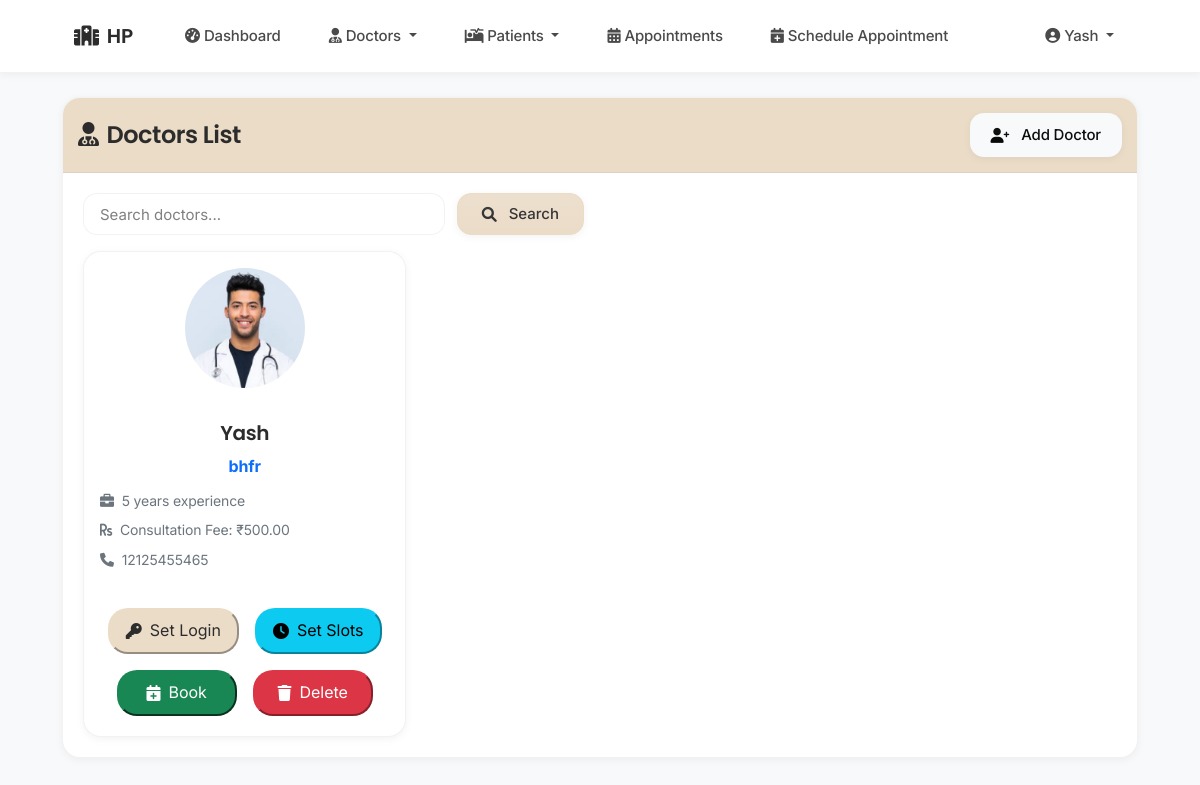
Screenshot of /admin/view_doctors (signed in) with the database file from the repository.
### tables this page shows
CREATE TABLE doctors (
                id INTEGER PRIMARY KEY AUTOINCREMENT,
                name TEXT NOT NULL,
                specialization TEXT NOT NULL,
                experience INTEGER,
                consultation_fee REAL,
                contact TEXT,
                bio TEXT,
                image_path TEXT,
                username TEXT UNIQUE,
                password TEXT,
                created_by INTEGER,
                hospital_id INTEGER NOT NULL,
                FOREIGN KEY (created_by) REFERENCES staff(id),
                FOREIGN KEY (hospital_id) REFERENCES staff(id)
            );

### app.py (the view)
@app.route('/admin/view_doctors')
def view_doctors():
    if 'user_id' not in session or session['user_type'] != 'admin':
        return redirect(url_for('login'))
    search_query = request.args.get('search', '').strip()
    conn = get_db_connection()
    try:
        if search_query:
            doctors = conn.execute('''
                SELECT * FROM doctors
                WHERE (name LIKE ? OR specialization LIKE ?) AND hospital_id = ?
                ORDER BY name
            ''', (f'%{search_query}%', f'%{search_query}%', session['hospital_id'])).fetchall()
        else:
            doctors = conn.execute('SELECT * FROM doctors WHERE hospital_id = ? ORDER BY name',
                                  (session['hospital_id'],)).fetchall()
    except Exception as e:
        flash('Error loading doctors', 'danger')
        app.logger.error(f"View doctors error: {str(e)}")
        doctors = []
    finally:
        conn.close()
    return render_template('admin/view_doctors.html',
                         doctors=doctors,
                         search_query=search_query)

### app.py (called while the page is built)
@app.context_processor
def utility_processor():
    def now():
        return datetime.now()
    return dict(now=now)

def get_db_connection():
    try:
        conn = sqlite3.connect(get_db_path())
        conn.row_factory = sqlite3.Row
        return conn
    except sqlite3.Error as e:
        logger.error(f"Database connection error: {e}")
        raise

### database.py (called while the page is built)
def get_db_path():
    app_dir = os.path.dirname(os.path.abspath(__file__))
    if 'RENDER' in os.environ:
        db_dir = os.path.join(app_dir, 'data')
        if not os.path.exists(db_dir):
            os.makedirs(db_dir, exist_ok=True)
            logger.info(f"Created database directory: {db_dir}")
        return os.path.join(db_dir, 'hospital.db')
    else:
        instance_path = os.path.join(app_dir, 'instance')
        if not os.path.exists(instance_path):
            os.makedirs(instance_path, exist_ok=True)
            logger.info(f"Created instance directory: {instance_path}")
        return os.path.join(instance_path, 'hospital.db')

### templates/admin/view_doctors.html (shortened to what this page needs)
{% extends "base.html" %}
{% block content %}
<div class="card">
    <div class="card-header text-white d-flex justify-content-between align-items-center" style="background-color:rgb(235, 220, 200); padding: 15px 15px">
        <h4 class="mb-0">
            <i class="fas fa-user-md me-2"></i>Doctors List
        </h4>
        <a href="{{ url_for('add_doctor') }}" class="btn btn-light">
            <i class="fas fa-user-plus me-1"></i>Add Doctor
        </a>
    </div>
    <div class="card-body">
        <div class="row mb-3">
            <div class="col-md-6">
                <form class="search-form" method="GET" action="{{ url_for('view_doctors') }}">
                    <input class="form-control" type="search" name="search" placeholder="Search doctors..."
                           value="{{ search_query }}" aria-label="Search">
                    <button class="btn btn-primary" type="submit">
                        <i class="fas fa-search me-1"></i>Search
                    </button>
                </form>
            </div>
        </div>
        <div class="row g-4">
            {% for doctor in doctors %}
            <div class="col-md-6 col-lg-4">
                <div class="card doctor-card">
                    <div class="doctor-image-container">
                        {% if doctor.image_path %}
                            <img src="{{ url_for('static', filename=doctor.image_path) }}"
                                 class="profile-img" alt="{{ doctor.name }}">
                        {% else %}
                            <div class="profile-img-placeholder">
                                <i class="fas fa-user-md fa-3x text-secondary"></i>
                            </div>
                        {% endif %}
                    </div>
                    <div class="doctor-details">
                        <h5 class="card-title text-center">{{ doctor.name }}</h5>
                        <p class="card-text text-primary text-center mb-2">
                            <strong>{{ doctor.specialization }}</strong>
                        </p>
                        <div class="doctor-info">
                            <p class="card-text mb-1">
                                <small class="text-muted">
                                    <i class="fas fa-briefcase me-1"></i>
                                    {{ doctor.experience }} years experience
                                </small>
                            </p>
                            <p class="card-text mb-1">
                                <small class="text-muted">
                                    <i class="fas fa-rupee-sign me-1"></i>
                                    Consultation Fee: ₹{{ "%.2f"|format(doctor.consultation_fee) }}
                                </small>
                            </p>
                            <p class="card-text mb-1">
                                <small class="text-muted">
                                    <i class="fas fa-phone me-1"></i>
                                    {{ doctor.contact }}
                                </small>
                            </p>
                        </div>
                        <div class="action-buttons justify-content-center">
                            <button type="button" class="btn-action btn-primary"
                                    data-bs-toggle="modal"
                                    data-bs-target="#setLoginModal{{ doctor.id }}"
                                    title="Set login credentials">
                                <i class="fas fa-key"></i>Set Login
                            </button>
                            <button type="button" class="btn-action btn-info"
                                    data-bs-toggle="modal"
                                    data-bs-target="#setSlotsModal{{ doctor.id }}"
                                    title="Set availability slots">
                                <i class="fas fa-clock"></i>Set Slots
                            </button>
                            <button type="button" class="btn-action btn-success"
                                    data-bs-toggle="modal"
                                    data-bs-target="#bookAppointmentModal{{ doctor.id }}"
                                    title="Book appointment">
                                <i class="fas fa-calendar-plus"></i>Book
                            </button>
                            <button type="button" class="btn-action btn-danger"
                                    data-bs-toggle="modal"
                                    data-bs-target="#deleteDoctorModal{{ doctor.id }}"
                                    title="Delete doctor">
                                <i class="fas fa-trash"></i>Delete
                            </button>
                        </div>
                    </div>
                </div>
            </div>
            {% else %}
            <div class="col-12">
                <div class="alert alert-info">No doctors found. Please add doctors to get started.</div>
            </div>
            {% endfor %}
        </div>
    </div>
</div>
{% endblock %}

### templates/base.html (style rules this page uses)
:root { --primary: rgb(235, 220, 200); --primary-dark: rgb(215, 200, 180); --primary-light: rgba(235, 220, 200, 0.1); --primary-lighter: rgba(235, 220, 200, 0.05); --secondary: rgb(200, 185, 165); --text-primary: #2c2c2c; --text-secondary: #4a4a4a; --bg-light: #fafafa; --white: #ffffff; --border-color: rgba(0,0,0,0.05); --success: #2e8b57; --success-light: rgba(46, 139, 87, 0.1); --info: rgb(235, 220, 200); --info-light: rgba(235, 220, 200, 0.1); --warning: #d4a017; --warning-light: rgba(212, 160, 23, 0.1); --danger: #c41e3a; --danger-light: rgba(196, 30, 58, 0.1); --spacing-xs: 0.5rem; --spacing-sm: 0.75rem; --spacing-md: 1rem; --spacing-lg: 1.5rem; --spacing-xl: 2rem; --radius-xs: 6px; --radius-sm: 10px; --radius-md: 14px; --radius-lg: 18px; --radius-xl: 24px; --radius-2xl: 30px; --radius-full: 9999px; --shadow-sm: 0 2px 8px rgba(0,0,0,0.05); --shadow-md: 0 4px 12px rgba(0,0,0,0.08); --shadow-lg: 0 8px 24px rgba(0,0,0,0.12); --transition-fast: all 0.2s ease; --transition-normal: all 0.3s ease; }
body { font-family: 'Inter', sans-serif; min-height: 100vh; display: flex; flex-direction: column; background-color: var(--bg-light); color: var(--text-primary); line-height: 1.6; -webkit-font-smoothing: antialiased; letter-spacing: -0.01em; }
h1, h2, h3, h4, h5, h6 { font-family: 'Poppins', sans-serif; font-weight: 600; color: var(--text-primary); margin-bottom: var(--spacing-lg); letter-spacing: -0.02em; line-height: 1.3; }
.btn { padding: 0.625rem 1.25rem; font-weight: 500; border-radius: var(--radius-md); transition: var(--transition-fast); position: relative; overflow: hidden; min-width: 120px; height: 44px; display: inline-flex; align-items: center; justify-content: center; gap: var(--spacing-xs); font-size: 0.9375rem; line-height: 1.5; text-align: center; white-space: nowrap; vertical-align: middle; cursor: pointer; user-select: none; border: 1px solid transparent; box-shadow: var(--shadow-sm); }
.btn::after { content: ''; position: absolute; top: 0; left: 0; width: 100%; height: 100%; background: linear-gradient(rgba(255,255,255,0.1), rgba(255,255,255,0)); pointer-events: none; transition: var(--transition-fast); }
.btn-primary { background-color: var(--primary) !important; border-color: var(--primary) !important; color: var(--text-primary) !important; }
.form-control, .form-select { height: 44px; padding: 0.625rem 1rem; font-size: 0.9375rem; border-radius: var(--radius-md); border: 1px solid var(--border-color); transition: var(--transition-fast); line-height: 1.5; color: var(--text-primary); }
.form-control::placeholder { color: var(--text-secondary); opacity: 0.7; }
.search-form { display: flex; gap: var(--spacing-sm); align-items: center; }
.search-form .form-control, .search-form .form-select, .search-form .btn { height: 42px; }
.search-form .form-control, .search-form .form-select { flex: 1; min-width: 0; }
.search-form .btn { padding: 0 var(--spacing-lg); white-space: nowrap; }
.row { margin-left: calc(-1 * var(--spacing-md)); margin-right: calc(-1 * var(--spacing-md)); }
.row > [class*="col-"] { padding-left: var(--spacing-md); padding-right: var(--spacing-md); }
.card { border-radius: var(--radius-lg); border: 1px solid var(--border-color); box-shadow: var(--shadow-sm); overflow: hidden; transition: var(--transition-normal); }
.card-header { background-color: var(--primary); border-bottom: 1px solid var(--border-color); padding: var(--spacing-lg); }
.card-body { padding: var(--spacing-xl); }

### templates/admin/view_doctors.html (style rules this page uses)
.profile-img { width: 120px; height: 120px; object-fit: cover; border-radius: 50%; margin: 0 auto; display: block; }
.doctor-card { transition: transform 0.2s; height: 100%; display: flex; flex-direction: column; }
.card-body { padding: 1.25rem; display: flex; flex-direction: column; height: 100%; }
.action-buttons { display: flex; gap: 0.5rem; margin-top: auto; padding-top: 1rem; flex-wrap: wrap; justify-content: center; }
.doctor-info { margin-bottom: 1rem; }
.doctor-info p { margin-bottom: 0.5rem; }
.doctor-image-container { display: flex; align-items: center; justify-content: center; padding: 1rem; }
.doctor-details { padding: 1rem; }
.btn-action { width: auto; height: auto; display: flex; align-items: center; justify-content: center; border-radius: 20px; transition: all 0.2s; padding: 8px 16px; margin: 4px; min-width: 120px; }
.btn-action i { margin-right: 8px; }

### rows the page displays
doctors: image_path (picture), name "Yash", specialization "bhfr", experience "5", consultation_fee "500.00", contact "12125455465"

### other values shown
{{ session.get('hospital_name', 'Hospital Management') }} "HP"
{{ session.get('name', 'User') }} "Yash"
